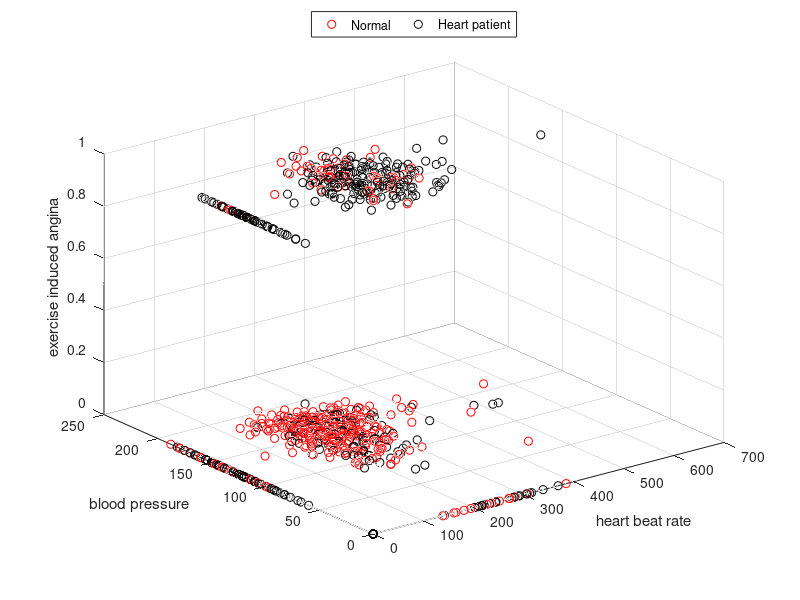

This figure's MATLAB source: (Note: this script raises an error after producing the figure.)
clear
clc
close all
load data
%%
D=[cleveland;Hungarian;switzerland;VA];
C=[clevelandClass;HungarianClass;switzerlandClass;VAClass];
%%
[m n]=size(D);
C1=0;C2=0;
for i=1:m
    for j=1:n
        if(D(i,j)==-9)
            D(i,j)=0;
        elseif isnan(D(i,j))
            D(i,j)=0;            
        elseif isnan(C(i,1))
            C(i,1)=0;
        end
    end
    if C(i,1)==0
        C1=C1+1;
        class(i,1)=1;
        Cluster1(C1,:)=D(i,:);
    else
        C2=C2+1;
        class(i,1)=2;
        Cluster2(C2,:)=D(i,:);
    end
end
%%
Cen1=Cluster1(randi(C1),:);
for i=1:length(Cluster1)
    for j=1:n
        H1(i,:)=((Cluster1(i,j)-Cen1(1,j))^2);
    end
    Dist1(i,1)=sqrt(sum(H1));
end
Cen2=Cluster2(randi(C2),:);
for i=1:length(Cluster2)
    for j=1:n
    H2(i,:)=((Cluster2(i,j)-Cen2(1,j))^2);
    end
    Dist2(i,2)=sum(sqrt(H2));
end
%%
S=sortrows([std(D) ; 1:n]',-1);
FS=S(1:3,:);
%%
g=5;
h=8;
k=9;
figure
scatter3(Cluster1(:,g),Cluster1(:,h),Cluster1(:,k),'r')
hold on
scatter3(Cluster2(:,g),Cluster2(:,h),Cluster2(:,k),'k')
hold off
pause (0.01)
xlabel('heart beat rate')
ylabel( 'blood pressure')
zlabel('exercise induced angina')
legend('Normal', 'Heart patient', 'Location','northoutside','Orientation','horizontal')
%%
X=[D(:,5),D(:,8),D(:,9)];
%%
for i = 1:100:m
p=length(find(C(1:i)==class(1)));
epsilon(i,1)=round((p/m)*100);
MinPts(i,1)=round((p/(m-p))*50);
index=DBSCAN(X,epsilon(i,1),MinPts(i,1));
% Plot Results
f=figure
PlotClusterinResult(X, index);
title(['DBSCAN Clustering (\epsilon = ' num2str(epsilon(i,1)) ', MinPts = ' num2str(MinPts(i,1)) ')']);

improv(i,1)= length(unique(index))/m;
end
%%
figure
plot(nonzeros(improv),'.-b','LineWidth',2,...
'MarkerEdgeColor','r',...
'MarkerFaceColor','r',...
'MarkerSize',15)
xlabel('Itration')
xlim([1 length(nonzeros(improv))])
ylabel('optimal point')
ylim([0 1])
title('Convergence to the optimal point')
%%
for i=1:length(unique(class))
    p=length(find(C==class(i)));
epsilon(i,1)=round((p/m)*100);
MinPts(i,1)=round((p/(m-p))*50);
IDX(:,i)=DBSCAN(X(:,1:2),epsilon(i,1),MinPts(i,1));
% Plot Results
f=figure
PlotClusterinResult(X, IDX(:,i));
title(['DBSCAN Clustering (\epsilon = ' num2str(epsilon(i,1)) ', MinPts = ' num2str(MinPts(i,1)) ')']);
% keyboard
end
%%
uni = unique(IDX(:,1));
for j=1:length(uni)
    Count(j,1)=length(find(IDX(:,1)==uni(j)));
    if uni(j)==0
    disp(['The number of anomalies is ', num2str(Count(j,1)), ' that is ', num2str((Count(j,1)/length(IDX))*100),' percent of total instances']);
    else
    disp(['The number of instances in cluster ', num2str(uni(j)),' is ', num2str(Count(j,1)), ' that is ', num2str((Count(j,1)/length(IDX))*100),' percent of total instances']);
    end
end
%%
tp=0;tn=0;fp=0;fn=0;CO=0;
for i=1:m
    if IDX(i,2)==0 
        if Class(i,1)==2
            tn=tn+1;
        elseif Class(i,1)==1
            fn=fn+1;
        end
    elseif IDX(i,2)==1
        if Class(i,1)==1
            tp=tp+1;
        else
            fp=fp+1;
        end
    elseif IDX(i,2)==2
        if Class(i,1)==1
            fn=fn+1;
        else
            tn=tn+1;
        end
    else
        if Class(i,1)==1
            fn=fn+1;
        else
            tn=tn+1;
        end
    end
      if mod(i,20)==0
        CO=CO+1;
        TP(CO,1)=tp;
         if isnan(TP)
               TP(CO,1)=0;
         end
        TN(CO,1)=tn;
         if isnan(TN)
               TN(CO,1)=0;
         end
        FP(CO,1)=fp;
         if isnan(FP)
               FP(CO,1)=0;
         end
        FN(CO,1)=fn;
        if isnan(FN)
            FN(CO,1)=0;
         end
      end
end
%%
for i=1 :length(TP)
Accuracy(i,1)=(TP(i,1)+TN(i,1))/(TP(i,1)+TN(i,1)+FP(i,1)+FN(i,1));
TruePositiveRate (i,1)= TP(i,1)/(TP(i,1)+FN(i,1));
TrueNegativeRate (i,1)= TN(i,1)/(TN(i,1)+FP(i,1));
Recall(i,1)= TP(i,1)/(TP(i,1)+FN(i,1));
Precision(i,1)= TP(i,1)/(TP(i,1)+FP(i,1));
Fmeasure(i,1)=2/((1/Precision(i,1))+(1/Recall(i,1)));
end

%%
knn=KNN(D,clas,D);
knntp=0;knntn=0;knnfp=0;knnfn=0;knnCO=0;
for i=1:m
    if knn(i,1)==2 
        if class(i,1)==2
            knntp=knntp+1;
        elseif class(i,1)==1
            knnfp=knnfp+1;
        end
   elseif knn(i,1)==1
        if class(i,1)==2
            knnfn=knnfn+1;
        elseif class(i,1)==1
            knntn=knntn+1;
        end
    end
      if mod(i,20)==0
        knnCO=knnCO+1;
        knnTP(knnCO,1)=knntp;
         if isnan(knnTP)
            knnTP(knnCO,1)=0;
         end
             knnTN(knnCO,1)=knntn;
         if isnan(knnTN)
               knnTN(knnCO,1)=0;
         end
        knnFP(knnCO,1)=knnfp;
         if isnan(knnFP)
               knnFP(knnCO,1)=0;
         end
        knnFN(knnCO,1)=knnfn;
        if isnan(knnFN)
            knnFN(knnCO,1)=0;
         end
      end
end
for i=1 :length(knnTP)
knnAccuracy(i,1)=(knnTP(i,1)+knnTN(i,1))/(knnTP(i,1)+knnTN(i,1)+knnFP(i,1)+knnFN(i,1));
knnTruePositiveRate (i,1)= knnTP(i,1)/(knnTP(i,1)+knnFN(i,1));
knnTrueNegativeRate (i,1)= knnTN(i,1)/(knnTN(i,1)+knnFP(i,1));
knnRecall(i,1)= knnTP(i,1)/(knnTP(i,1)+knnFN(i,1));
knnPrecision(i,1)= knnTP(i,1)/(knnTP(i,1)+knnFP(i,1));
knnFmeasure(i,1)=2/((1/knnPrecision(i,1))+(1/knnRecall(i,1)));
end

%% SVM
svm=SVM(D,clas,D);
svmtp=0;svmtn=0;svmfp=0;svmfn=0;svmCO=0;
for i=1:m
    if svm(i,1)==2 
        if class(i,1)==2
            svmtp=svmtp+1;
        elseif class(i,1)==1
            svmfp=svmfp+1;
        end
   elseif svm(i,1)==1
        if class(i,1)==2
            svmfn=svmfn+1;
        elseif class(i,1)==1
            svmtn=svmtn+1;
        end
    end
      if mod(i,20)==0
        svmCO=svmCO+1;
        svmTP(svmCO,1)=svmtp;
         if isnan(svmTP)
            svmTP(svmCO,1)=0;
         end
             svmTN(svmCO,1)=svmtn;
         if isnan(svmTN)
               svmTN(svmCO,1)=0;
         end
        svmFP(svmCO,1)=svmfp;
         if isnan(svmFP)
               svmFP(svmCO,1)=0;
         end
        svmFN(svmCO,1)=svmfn;
        if isnan(svmFN)
            svmFN(svmCO,1)=0;
         end
      end
end
for i=1 :length(svmTP)
svmAccuracy(i,1)=(svmTP(i,1)+svmTN(i,1))/(svmTP(i,1)+svmTN(i,1)+svmFP(i,1)+svmFN(i,1));
svmTruePositiveRate (i,1)= svmTP(i,1)/(svmTP(i,1)+svmFN(i,1));
svmTrueNegativeRate (i,1)= svmTN(i,1)/(svmTN(i,1)+svmFP(i,1));
svmRecall(i,1)= svmTP(i,1)/(svmTP(i,1)+svmFN(i,1));
svmPrecision(i,1)= svmTP(i,1)/(svmTP(i,1)+svmFP(i,1));
svmFmeasure(i,1)=2/((1/svmPrecision(i,1))+(1/svmRecall(i,1)));
end

%% NN
nn=NN(D,clas,D);
nntp=0;nntn=0;nnfp=0;nnfn=0;nnCO=0;
for i=1:m
    if nn(i)==2 
        if class(i,1)==2
            nntp=nntp+1;
        elseif class(i,1)==1
            nnfp=nnfp+1;
        end
   elseif nn(i)==1
        if class(i,1)==2
            nnfn=nnfn+1;
        elseif class(i,1)==1
            nntn=nntn+1;
        end
    end
      if mod(i,20)==0
        nnCO=nnCO+1;
        nnTP(nnCO,1)=nntp;
         if isnan(nnTP)
            nnTP(nnCO,1)=0;
         end
             nnTN(nnCO,1)=nntn;
         if isnan(nnTN)
               nnTN(nnCO,1)=0;
         end
        nnFP(nnCO,1)=nnfp;
         if isnan(nnFP)
               nnFP(nnCO,1)=0;
         end
        nnFN(nnCO,1)=nnfn;
        if isnan(nnFN)
            nnFN(nnCO,1)=0;
         end
      end
end
for i=1 :length(nnTP)
nnAccuracy(i,1)=(nnTP(i,1)+nnTN(i,1))/(nnTP(i,1)+nnTN(i,1)+nnFP(i,1)+nnFN(i,1));
nnTruePositiveRate (i,1)= nnTP(i,1)/(nnTP(i,1)+nnFN(i,1));
nnTrueNegativeRate (i,1)= nnTN(i,1)/(nnTN(i,1)+nnFP(i,1));
nnRecall(i,1)= nnTP(i,1)/(nnTP(i,1)+nnFN(i,1));
nnPrecision(i,1)= nnTP(i,1)/(nnTP(i,1)+nnFP(i,1));
nnFmeasure(i,1)=2/((1/nnPrecision(i,1))+(1/nnRecall(i,1)));
end

%% DT
dt=DT(D,clas,D);
dttp=0;dttn=0;dtfp=0;dtfn=0;dtCO=0;
for i=1:m
    if dt(i,1)==2 
        if class(i,1)==2
            dttp=dttp+1;
        elseif class(i,1)==1
            dtfp=dtfp+1;
        end
   elseif dt(i,1)==1
        if class(i,1)==2
            dtfn=dtfn+1;
        elseif class(i,1)==1
            dttn=dttn+1;
        end
    end
      if mod(i,20)==0
        dtCO=dtCO+1;
        dtTP(dtCO,1)=dttp;
         if isnan(dtTP)
            dtTP(dtCO,1)=0;
         end
             dtTN(dtCO,1)=dttn;
         if isnan(dtTN)
               dtTN(dtCO,1)=0;
         end
        dtFP(dtCO,1)=dtfp;
         if isnan(dtFP)
               dtFP(dtCO,1)=0;
         end
        dtFN(dtCO,1)=dtfn;
        if isnan(dtFN)
            dtFN(dtCO,1)=0;
         end
      end
end
for i=1 :length(nnTP)
dtAccuracy(i,1)=(dtTP(i,1)+dtTN(i,1))/(dtTP(i,1)+dtTN(i,1)+dtFP(i,1)+dtFN(i,1));
dtTruePositiveRate (i,1)= dtTP(i,1)/(dtTP(i,1)+dtFN(i,1));
dtTrueNegativeRate (i,1)= dtTN(i,1)/(dtTN(i,1)+dtFP(i,1));
dtRecall(i,1)= dtTP(i,1)/(dtTP(i,1)+dtFN(i,1));
dtPrecision(i,1)= dtTP(i,1)/(dtTP(i,1)+dtFP(i,1));
dtFmeasure(i,1)=2/((1/dtPrecision(i,1))+(1/dtRecall(i,1)));
end

%% NB
nb=NB(D,clas,D);
nbtp=0;nbtn=0;nbfp=0;nbfn=0;nbCO=0;
for i=1:m
    if nb(i,1)==2 
        if class(i,1)==2
            nbtp=nbtp+1;
        elseif class(i,1)==1
            nbfp=nbfp+1;
        end
   elseif nb(i,1)==1
        if class(i,1)==2
            nbfn=nbfn+1;
        elseif class(i,1)==1
            nbtn=nbtn+1;
        end
    end
      if mod(i,20)==0
        nbCO=nbCO+1;
        nbTP(nbCO,1)=nbtp;
         if isnan(nbTP)
            nbTP(nbCO,1)=0;
         end
             nbTN(nbCO,1)=nbtn;
         if isnan(nbTN)
               nbTN(nbCO,1)=0;
         end
        nbFP(nbCO,1)=nbfp;
         if isnan(nbFP)
               nbFP(nbCO,1)=0;
         end
        nbFN(nbCO,1)=nbfn;
        if isnan(nbFN)
            nbFN(nbCO,1)=0;
         end
      end
end
for i=1 :length(nnTP)
nbAccuracy(i,1)=(nbTP(i,1)+nbTN(i,1))/(nbTP(i,1)+nbTN(i,1)+nbFP(i,1)+nbFN(i,1));
nbTruePositiveRate (i,1)= nbTP(i,1)/(nbTP(i,1)+nbFN(i,1));
nbTrueNegativeRate (i,1)= nbTN(i,1)/(nbTN(i,1)+nbFP(i,1));
nbRecall(i,1)= nbTP(i,1)/(nbTP(i,1)+nbFN(i,1));
nbPrecision(i,1)= nbTP(i,1)/(nbTP(i,1)+nbFP(i,1));
nbFmeasure(i,1)=2/((1/nbPrecision(i,1))+(1/nbRecall(i,1)));
end
%%
e=[1:length(TP)];
figure
plot(e,sort(Accuracy),'o-g','LineWidth',1,...
'MarkerEdgeColor','g',...
'MarkerFaceColor','g',...
'MarkerSize',5)
hold on
plot(e,sort(knnAccuracy),'^-k','LineWidth',1,...
'MarkerEdgeColor','k',...
'MarkerFaceColor','k',...
'MarkerSize',5)
hold on
plot(e,sort(svmAccuracy),'+-b','LineWidth',1,...
'MarkerEdgeColor','b',...
'MarkerFaceColor','b',...
'MarkerSize',5)
hold on
plot(e,sort(nnAccuracy),'*-r','LineWidth',1,...
'MarkerEdgeColor','r',...
'MarkerFaceColor','r',...
'MarkerSize',5)
hold on
plot(e,sort(dtAccuracy),'x-c','LineWidth',1,...
'MarkerEdgeColor','c',...
'MarkerFaceColor','c',...
'MarkerSize',5)
hold on
plot(e,sort(nbAccuracy),'.-m','LineWidth',1,...
'MarkerEdgeColor','m',...
'MarkerFaceColor','m',...
'MarkerSize',15)
xlabel('Number of instances* 10')
xlim([1 length(TP)])
ylabel('Accuracy')
% ylim([0 1])
legend('Proposed method','KNN','SVM','NN','DT','NB','location','northoutside','Orientation','horizontal')
title('Comparison of the accuracy of the proposed method and classifications')
%%
figure
plot(e,sort(1-Accuracy),'o-g','LineWidth',1,...
'MarkerEdgeColor','g',...
'MarkerFaceColor','g',...
'MarkerSize',5)
hold on
plot(e,sort(1-knnAccuracy),'^-k','LineWidth',1,...
'MarkerEdgeColor','k',...
'MarkerFaceColor','k',...
'MarkerSize',5)
hold on
plot(e,sort(1-svmAccuracy),'+-b','LineWidth',1,...
'MarkerEdgeColor','b',...
'MarkerFaceColor','b',...
'MarkerSize',5)
hold on
plot(e,sort(1-nnAccuracy),'*-r','LineWidth',1,...
'MarkerEdgeColor','r',...
'MarkerFaceColor','r',...
'MarkerSize',5)
hold on
plot(e,sort(1-dtAccuracy),'x-c','LineWidth',1,...
'MarkerEdgeColor','c',...
'MarkerFaceColor','c',...
'MarkerSize',5)
hold on
plot(e,sort(1-nbAccuracy),'.-m','LineWidth',1,...
'MarkerEdgeColor','m',...
'MarkerFaceColor','m',...
'MarkerSize',15)
xlabel('Number of instances* 10')
xlim([1 length(TP)])
ylabel('Error')
% ylim([0 1])
legend('Proposed method','KNN','SVM','NN','DT','NB','location','northoutside','Orientation','horizontal')
title('Comparison of the error of the proposed method and classifications')
%%
figure
plot(e,sort(Recall),'o-g','LineWidth',1,...
'MarkerEdgeColor','g',...
'MarkerFaceColor','g',...
'MarkerSize',5)
hold on
plot(e,sort(knnRecall),'^-k','LineWidth',1,...
'MarkerEdgeColor','k',...
'MarkerFaceColor','k',...
'MarkerSize',5)
hold on
plot(e,sort(svmRecall),'+-b','LineWidth',1,...
'MarkerEdgeColor','b',...
'MarkerFaceColor','b',...
'MarkerSize',5)
hold on
plot(e,sort(nnRecall),'*-r','LineWidth',1,...
'MarkerEdgeColor','r',...
'MarkerFaceColor','r',...
'MarkerSize',5)
hold on
plot(e,sort(dtRecall),'x-c','LineWidth',1,...
'MarkerEdgeColor','c',...
'MarkerFaceColor','c',...
'MarkerSize',5)
hold on
plot(e,sort(nbRecall),'.-m','LineWidth',1,...
'MarkerEdgeColor','m',...
'MarkerFaceColor','m',...
'MarkerSize',15)
xlabel('Number of instances* 10')
xlim([1 length(TP)])
ylabel('Recall')
% ylim([0 1])
legend('Proposed method','KNN','SVM','NN','DT','NB','location','northoutside','Orientation','horizontal')
title('Comparison of the Recall of the proposed method and classifications')
%%

figure
plot(e,sort(Precision),'o-g','LineWidth',1,...
'MarkerEdgeColor','g',...
'MarkerFaceColor','g',...
'MarkerSize',5)
hold on
plot(e,sort(knnPrecision),'^-k','LineWidth',1,...
'MarkerEdgeColor','k',...
'MarkerFaceColor','k',...
'MarkerSize',5)
hold on
plot(e,sort(svmPrecision),'+-b','LineWidth',1,...
'MarkerEdgeColor','b',...
'MarkerFaceColor','b',...
'MarkerSize',5)
hold on
plot(e,sort(nnPrecision),'*-r','LineWidth',1,...
'MarkerEdgeColor','r',...
'MarkerFaceColor','r',...
'MarkerSize',5)
hold on
plot(e,sort(dtPrecision),'x-c','LineWidth',1,...
'MarkerEdgeColor','c',...
'MarkerFaceColor','c',...
'MarkerSize',5)
hold on
plot(e,sort(nbPrecision),'.-m','LineWidth',1,...
'MarkerEdgeColor','m',...
'MarkerFaceColor','m',...
'MarkerSize',15)
xlabel('Number of instances* 10')
xlim([1 length(TP)])
ylabel('Precision')
% ylim([0 1])
legend('Proposed method','KNN','SVM','NN','DT','NB','location','northoutside','Orientation','horizontal')
title('Comparison of the Precision of the proposed method and classifications')%%
%%
figure
plot(e,sort(TruePositiveRate),'o-g','LineWidth',1,...
'MarkerEdgeColor','g',...
'MarkerFaceColor','g',...
'MarkerSize',5)
hold on
plot(e,sort(knnTruePositiveRate),'^-k','LineWidth',1,...
'MarkerEdgeColor','k',...
'MarkerFaceColor','k',...
'MarkerSize',5)
hold on
plot(e,sort(svmTruePositiveRate),'+-b','LineWidth',1,...
'MarkerEdgeColor','b',...
'MarkerFaceColor','b',...
'MarkerSize',5)
hold on
plot(e,sort(nnTruePositiveRate),'*-r','LineWidth',1,...
'MarkerEdgeColor','r',...
'MarkerFaceColor','r',...
'MarkerSize',5)
hold on
plot(e,sort(dtTruePositiveRate),'x-c','LineWidth',1,...
'MarkerEdgeColor','c',...
'MarkerFaceColor','c',...
'MarkerSize',5)
hold on
plot(e,sort(nbTruePositiveRate),'.-m','LineWidth',1,...
'MarkerEdgeColor','m',...
'MarkerFaceColor','m',...
'MarkerSize',15)
xlabel('Number of instances* 10')
xlim([1 length(TP)])
ylabel('TruePositiveRate')
% ylim([0 1])
legend('Proposed method','KNN','SVM','NN','DT','NB','location','northoutside','Orientation','horizontal')
title('Comparison of the TruePositiveRate of the proposed method and classifications')
%%
figure
plot(e,sort(TruePositiveRate),'o-g','LineWidth',1,...
'MarkerEdgeColor','g',...
'MarkerFaceColor','g',...
'MarkerSize',5)
hold on
plot(e,sort(knnTrueNegativeRate),'^-k','LineWidth',1,...
'MarkerEdgeColor','k',...
'MarkerFaceColor','k',...
'MarkerSize',5)
hold on
plot(e,sort(svmTrueNegativeRate),'+-b','LineWidth',1,...
'MarkerEdgeColor','b',...
'MarkerFaceColor','b',...
'MarkerSize',5)
hold on
plot(e,sort(nnTrueNegativeRate),'*-r','LineWidth',1,...
'MarkerEdgeColor','r',...
'MarkerFaceColor','r',...
'MarkerSize',5)
hold on
plot(e,sort(dtTrueNegativeRate),'x-c','LineWidth',1,...
'MarkerEdgeColor','c',...
'MarkerFaceColor','c',...
'MarkerSize',5)
hold on
plot(e,sort(nbTrueNegativeRate),'.-m','LineWidth',1,...
'MarkerEdgeColor','m',...
'MarkerFaceColor','m',...
'MarkerSize',15)
xlabel('Number of instances* 10')
xlim([1 length(TP)])
ylabel('TrueNegativeRate')
% ylim([0 1])
legend('Proposed method','KNN','SVM','NN','DT','NB','location','northoutside','Orientation','horizontal')
title('Comparison of the TrueNegativeRate of the proposed method and classifications')
%%
figure
plot(e,sort(Fmeasure),'o-g','LineWidth',1,...
'MarkerEdgeColor','g',...
'MarkerFaceColor','g',...
'MarkerSize',5)
hold on
plot(e,sort(knnFmeasure),'^-k','LineWidth',1,...
'MarkerEdgeColor','k',...
'MarkerFaceColor','k',...
'MarkerSize',5)
hold on
plot(e,sort(svmFmeasure),'+-b','LineWidth',1,...
'MarkerEdgeColor','b',...
'MarkerFaceColor','b',...
'MarkerSize',5)
hold on
plot(e,sort(nnFmeasure),'*-r','LineWidth',1,...
'MarkerEdgeColor','r',...
'MarkerFaceColor','r',...
'MarkerSize',5)
hold on
plot(e,sort(dtFmeasure),'x-c','LineWidth',1,...
'MarkerEdgeColor','c',...
'MarkerFaceColor','c',...
'MarkerSize',5)
hold on
plot(e,sort(nbFmeasure),'.-m','LineWidth',1,...
'MarkerEdgeColor','m',...
'MarkerFaceColor','m',...
'MarkerSize',15)
xlabel('Number of instances* 10')
xlim([1 length(TP)])
ylabel('F-measure')
% ylim([0 1])
legend('Proposed method','KNN','SVM','NN','DT','NB','location','northoutside','Orientation','horizontal')
title('Comparison of the F-measure of the proposed method and classifications')
%%
accuracy=mean(Accuracy)
truePositiveRate = mean(TruePositiveRate)
trueNegativeRate = mean(TruePositiveRate)
recall= mean(Recall)
precision= mean(Precision)
fmeasure=mean(Fmeasure)
%%
knnaccuracy=mean(knnAccuracy)
knntruePositiveRate = mean(knnTruePositiveRate)
knntrueNegativeRate = mean(knnTrueNegativeRate)
knnrecall= mean(knnRecall)
knnprecision= mean(knnPrecision)
knnfmeasure=mean(knnFmeasure)
%%
svmaccuracy=mean(svmAccuracy)
svmtruePositiveRate = mean(svmTruePositiveRate)
svmtrueNegativeRate = mean(svmTrueNegativeRate)
svmrecall= mean(svmRecall)
svmprecision= mean(svmPrecision)
svmfmeasure=mean(svmFmeasure)
%%
nnaccuracy= mean(nnAccuracy)
nntruePositiveRate = mean(nnTruePositiveRate)
nntrueNegativeRate = mean(nnTrueNegativeRate)
nnrecall= mean(nnRecall)
nnprecision= mean(nnPrecision)
nnfmeasure=mean(nnFmeasure)
%%
dtaccuracy=mean(dtAccuracy)
dttruePositiveRate = mean(dtTruePositiveRate)
dttrueNegativeRate = mean(dtTrueNegativeRate)
dtrecall= mean(dtRecall)
dtprecision= mean(dtPrecision)
dtfmeasure=mean(dtFmeasure)
%%
nbaccuracy=mean(nbAccuracy)
nbtruePositiveRate = mean(nbTruePositiveRate)
nbtrueNegativeRate = mean(nbTrueNegativeRate)
nbrecall=mean(nbRecall)
nbprecision= mean(nbPrecision)
nbfmeasure=mean(nbFmeasure)


